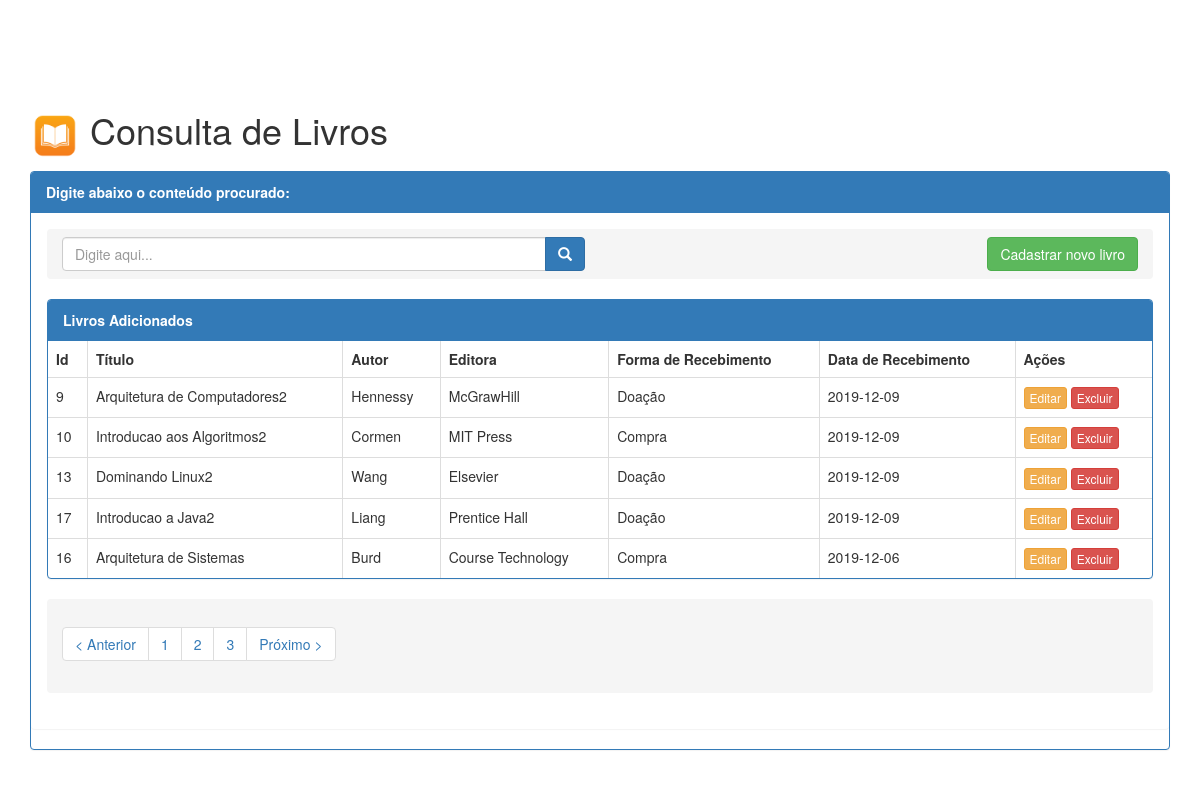
/pag_consulta.php, run on the app's committed database.
### tables this page shows
CREATE TABLE `livro` (
  `id` int(11) NOT NULL,
  `titulo` varchar(100) NOT NULL,
  `autor` varchar(50) NOT NULL,
  `editora` varchar(50) NOT NULL,
  `forma_recebimento` varchar(50) NOT NULL,
  `data_recebimento` date NOT NULL
);

### pag_consulta.php (the view, shortened to what this page needs)
<?php
    $servername = "127.0.0.1";
    $username = "root";
    $password = "";
    $dbname = "projeto_bd2";
    $conn = new mysqli($servername, $username, $password, $dbname);
?>
<!DOCTYPE html>
<html lang = "pt-br">
<head>
	<link href="css/bootstrap.css" rel="stylesheet"/>
	<link href="css/style.css" rel="stylesheet"/>
</head>
<body>
<div class="container">
	<h1><img src="img/impressao.png" heigth="50" width="50"> Consulta de Livros</h1>
	<div class="panel panel-primary">
		<div class="panel-heading"><strong>Digite abaixo o conteúdo procurado:</strong></div>
            <form method="post" action="processa_consulta.php">
            <div class="panel panel-body">
                <div class="breadcrumb">
                    <div class="row">
                        <div class="col-xs-6">
					        <div class="input-group">
						        <input type="text" class="form-control" id="procura" placeholder="Digite aqui..." name="busca">
                                <span class="input-group-btn">
                                    <button type="submit" class="btn btn-primary">
                                        <span class="glyphicon glyphicon-search"></span>
                                    </button>
                                </span>
					        </div>
				        </div>
                        <div class="col-xs-6">
                            <a href="pag_cadastro.php" class="btn btn-success pull-right">Cadastrar novo livro</a>
                        </div>
                    </div>
                </div>
                <div class="panel panel-primary">
                    <div class="panel-heading"><strong>Livros Adicionados</strong></div>
                        <table class="table table-bordered" id="tabela">
                            <thead>
                                <tr>
                                    <th>Id</th>
                                    <th>Título</th>
                                    <th>Autor</th>
                                    <th>Editora</th>
                                    <th>Forma de Recebimento</th>
                                    <th>Data de Recebimento</th>
                                    <th class="acoes">Ações</th>
                                </tr>
                            </thead>
                            <tbody>
                            <?php
                                $sql = "SELECT id, titulo, autor, editora, forma_recebimento, data_recebimento FROM livro";
                                $result = $conn->query($sql);
                                if ($result->num_rows > 0) {
                                    while($row = $result->fetch_assoc()) {
                                        echo "<tr><td>".$row["id"]."</td>".
                                                "<td>".$row["titulo"]."</td>".
                                                "<td>".$row["autor"]."</td>".
                                                "<td>".$row["editora"]."</td>".
                                                "<td>".$row["forma_recebimento"]."</td>".
                                                "<td>".$row["data_recebimento"]."</td>".
                                                "<td>
                                                <a class=\"btn btn-warning btn-xs\" href='update.php?id=" .$row['id']." '>Editar</a>
                                                <a class=\"btn btn-danger btn-xs\" href='delete.php?id=" .$row['id']." '>Excluir</a>
                                                </td></tr>";
                                    }
                                } else {
                                    echo "0 resultados";
                                }
                            ?>
                            </tbody>
                        </table>
                    </div>
                    <div class="breadcrumb">
                    <div class="row">
                        <div class="col-xs-4">
                            <ul class="pagination">
                                <li><a href="#">&lt; Anterior</a></li>
                                <li><a href="#">1</a></li>
                                <li><a href="#">2</a></li>
                                <li><a href="#">3</a></li>
                                <li><a href="#">Próximo &gt;</a></li>
                            </ul>
                        </div>
                    </div>
                </div>
			    </div>
	        </div>
	    </div>
</body>
</html>

### css/style.css (style rules this page uses)
body { padding-top: 90px; }

### data on the page
livro: id "9", titulo "Arquitetura de Computadores2", autor "Hennessy", editora "McGrawHill", forma_recebimento "Doação", data_recebimento "2019-12-09"
livro: id "10", titulo "Introducao aos Algoritmos2", autor "Cormen", editora "MIT Press", forma_recebimento "Compra", data_recebimento "2019-12-09"
livro: id "13", titulo "Dominando Linux2", autor "Wang", editora "Elsevier", forma_recebimento "Doação", data_recebimento "2019-12-09"
livro: id "17", titulo "Introducao a Java2", autor "Liang", editora "Prentice Hall", forma_recebimento "Doação", data_recebimento "2019-12-09"
livro: id "16", titulo "Arquitetura de Sistemas", autor "Burd", editora "Course Technology", forma_recebimento "Compra", data_recebimento "2019-12-06"
